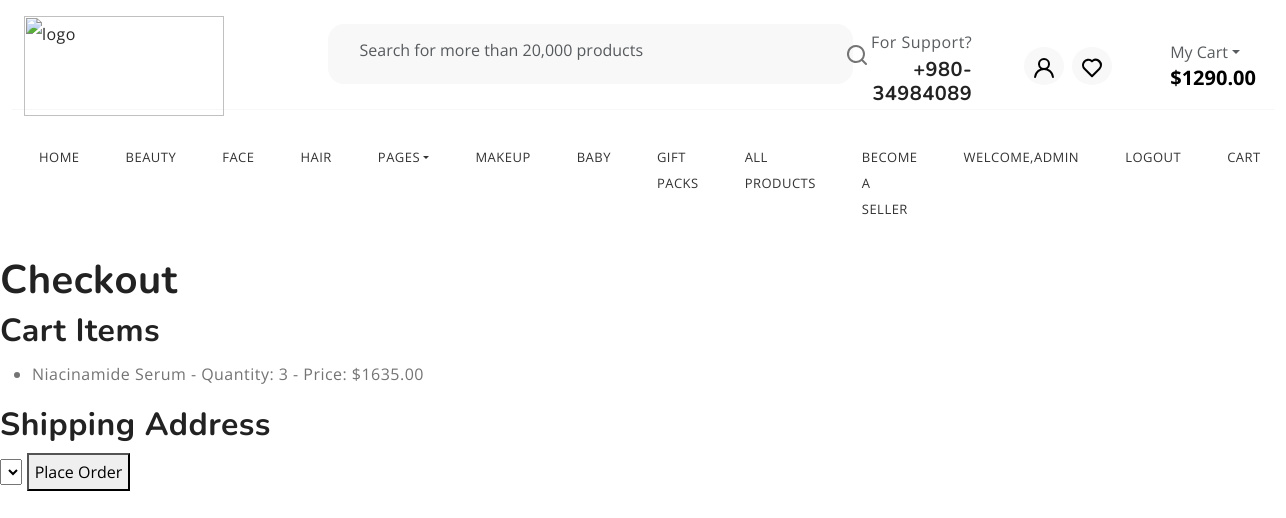
The page /checkout/ (signed in) on the database its author committed.
### Home/models.py (models this page shows, shortened)
class CustomUser(AbstractUser):
    is_customer = models.BooleanField(default=False)
    is_seller = models.BooleanField(default=False)
    class Meta:
        unique_together = ('username', 'email')

class Cart(models.Model):
    user = models.ForeignKey(CustomUser,on_delete=models.CASCADE)
    products = models.ForeignKey(Product,on_delete=models.CASCADE)
    product_quantity = models.IntegerField(null=False,blank=False)
    created_at = models.DateTimeField(auto_now_add=True)
    checked_out = models.BooleanField(default=False)
    @property
    def total_cost(self):
        return self.product_quantity*self.products.selling_price

class Product(models.Model):
    STATUS_CHOICES = (
        ('pending', 'Pending Review'),
        ('approved', 'Approved'),
        ('rejected', 'Rejected'),
    )
    ProductID = models.AutoField(primary_key=True)
    SubCategoryID = models.ForeignKey(SubCategory, on_delete=models.CASCADE)
    SellerID = models.ForeignKey(Seller, on_delete=models.CASCADE)
    ProductName = models.CharField(max_length=100)
    Description = RichTextUploadingField(null=True,blank=True)
    Ingredients = RichTextUploadingField(null=True,blank=True)
    original_Price = models.DecimalField(max_digits=10, decimal_places=2)
    selling_price = models.DecimalField(max_digits=10, decimal_places=2)
    StockQuantity = models.PositiveIntegerField()
    reorderlevel = models.PositiveIntegerField()
    image1 = models.ImageField(upload_to=getFileName, null=True, blank=True)
    image2 = models.ImageField(upload_to=getFileName, null=True, blank=True)
    bestseller = models.BooleanField(default=False,help_text="0-default,1-bestseller")
    hide = models.BooleanField(default=False, help_text="0-show,1-hidden")
    status = models.CharField(max_length=10, choices=STATUS_CHOICES, default='pending')

### Home/views.py (the view, shortened to what this page needs)
# urls.py: path('checkout/', views.checkout, name='checkout'),
def checkout(request):
    user = request.user
    cart_items = Cart.objects.filter(user=user, checked_out=False)
    addresses = Address.objects.filter(user=user)
    context = {
        'cart_items': cart_items,
        'addresses': addresses
    }
    return render(request, 'checkout.html', context)

### templates/checkout.html (shortened to what this page needs)
{% extends "base.html" %}
{% load static %}
{% block content %}
<!DOCTYPE html>
<html lang="en">
<head>
</head>
<body>
    <h1>Checkout</h1>
    <h2>Cart Items</h2>
    <ul>
        {% for item in cart_items %}
            <li>{{ item.products.ProductName }} - Quantity: {{ item.product_quantity }} - Price: ${{ item.total_cost }}</li>
        {% endfor %}
    </ul>
    <h2>Shipping Address</h2>
    <form method="POST" action="{% url 'checkout' %}">
        <select name="shipping_address" required>
        </select>
        <button type="submit">Place Order</button>
    </form>
</body>
</html>
</html>
  {% endblock content %}

### templates/base.html (shortened to what this page needs)
{% load static %}
<head>
    <link rel="stylesheet" href="https://cdnjs.cloudflare.com/ajax/libs/font-awesome/6.5.2/css/all.min.css" />
    <link rel="stylesheet" href="https://cdn.jsdelivr.net/npm/swiper@9/swiper-bundle.min.css">
    <link href="https://cdn.jsdelivr.net/npm/bootstrap@5.3.0-alpha3/dist/css/bootstrap.min.css" rel="stylesheet">
    <link rel="stylesheet" href="css/style.css">
    <link rel="stylesheet" href="https://cdn.datatables.net/1.11.6/css/jquery.dataTables.min.css">
</head>
<body>
<header>
    <div class="container-fluid">
      <div class="row py-3 border-bottom" style="height:110px;">
        <div class="col-sm-4 col-lg-3 text-center text-sm-start">
          <div class="main-logo">
            <a href="{% url "index" %}">
              <img src="{% static 'assets/logo1.png' %}" alt="logo" class="img-fluid" style="height:100px;width:200px">
            </a>
          </div>
        </div>
        <div class="col-sm-6 offset-sm-2 offset-md-0 col-lg-5 d-none d-lg-block" >
          <div class="search-bar row bg-light p-2 my-2 rounded-4" style="height:60px;align-items:center">
            <div class="col-11 col-md-7">
              <form id="search-form" class="text-center" action="index.html" method="post">
                <input type="text" class="form-control border-0 bg-transparent" style="width:550px;" placeholder="Search for more than 20,000 products" />
              </form>
            </div>
            <div class="col-3">
              <svg xmlns="http://www.w3.org/2000/svg" width="24" height="24" viewBox="0 0 24 24" style="margin-left:200px;margin-top:-6px"><path fill="currentColor" d="M21.71 20.29L18 16.61A9 9 0 1 0 16.61 18l3.68 3.68a1 1 0 0 0 1.42 0a1 1 0 0 0 0-1.39ZM11 18a7 7 0 1 1 7-7a7 7 0 0 1-7 7Z"/></svg>
            </div>
          </div>
        </div>
        <div class="col-sm-8 col-lg-4 d-flex justify-content-end gap-5 align-items-center mt-4 mt-sm-0 justify-content-center justify-content-sm-end">
          <div class="support-box text-end d-none d-xl-block">
            <span class="fs-6 text-muted">For Support?</span>
            <h5 class="mb-0">+980-34984089</h5>
          </div>
          <ul class="d-flex justify-content-end list-unstyled m-0">
            {% if request.user.is_authenticated %}
            <li>
              <a href="{% url 'edit_profile' %}" class="rounded-circle bg-light p-2 mx-1">
                <svg width="24" height="24" viewBox="0 0 24 24" style="color:black;"><use xlink:href="#user"></use></svg>
              </a>
            </li>
            {% else %}
            <li>
              <a href="{% url 'customer_login' %}" class="rounded-circle bg-light p-2 mx-1">
                <svg width="24" height="24" viewBox="0 0 24 24" style="color:black;"><use xlink:href="#user"></use></svg>
              </a>
            </li>
            {% endif %}
            <li>
              <a href="#" class="rounded-circle bg-light p-2 mx-1">
                <svg width="24" height="24" viewBox="0 0 24 24" style="color:black;"><use xlink:href="#heart"></use></svg>
              </a>
            </li>
          </ul>
          <div class="cart text-end d-none d-lg-block dropdown">
            <button class="border-0 bg-transparent d-flex flex-column gap-2 lh-1" type="button" data-bs-toggle="offcanvas" data-bs-target="#offcanvasCart" aria-controls="offcanvasCart">
              <span class="fs-6 text-muted dropdown-toggle">My Cart</span>
              <span class="cart-total fs-5 fw-bold">$1290.00</span>
            </button>
          </div>
        </div>
      </div>
    </div>
    <div class="container-fluid">
      <div class="row py-3">
        <div class="d-flex  justify-content-center justify-content-sm-between align-items-center">
          <nav class="main-menu d-flex navbar navbar-expand-lg">
            <div class="offcanvas offcanvas-end" tabindex="-1" id="offcanvasNavbar" aria-labelledby="offcanvasNavbarLabel">
              <div class="offcanvas-body d-flex justify-content-center">
                <ul class="navbar-nav justify-content-end menu-list list-unstyled d-flex gap-md-3 mb-0" style=" margin: 0 auto;">
                  <li class="nav-item active">
                    <a href="#women" class="nav-link">Home</a>
                  </li>
                  <li class="nav-item dropdown">
                    <a href="#men" class="nav-link">Beauty</a>
                  </li>
                  <li class="nav-item">
                    <a href="#kids" class="nav-link">Face</a>
                  </li>
                  <li class="nav-item">
                    <a href="#accessories" class="nav-link">Hair</a>
                  </li>
                  <li class="nav-item dropdown">
                    <a class="nav-link dropdown-toggle" role="button" id="pages" data-bs-toggle="dropdown" aria-expanded="false">Pages</a>
                  </li>
                  <li class="nav-item">
                    <a href="#accessories" class="nav-link">Makeup</a>
                  </li>
                  <li class="nav-item">
                    <a href="#accessories" class="nav-link">Baby</a>
                  </li>
                  <li class="nav-item">
                    <a href="#accessories" class="nav-link">Gift Packs</a>
                  </li>
                  <li class="nav-item">
                    <a href="#brand" class="nav-link">All Products</a>
                  </li>
                  <li class="nav-item">
                    <a href="{%url 'seller_login' %}" class="nav-link">Become a seller</a>
                  </li>
                  {% if request.user.is_authenticated %}
                  <li class="nav-item">
                    <a href="#brand" class="nav-link">welcome,{{ request.user.username }}</a>
                  </li>
                  <li class="nav-item">
                    <a href="{% url 'logout' %}" class="nav-link">Logout</a>
                  </li>
                  <li class="nav-item">
                    <a href="{% url 'cart' %}" class="nav-link">Cart</a>
                  </li>
                  {% endif %}
                </ul>
              </div>
            </div>
          </nav>
        </div>
      </div>
    </div>
  </header>
{% block content %}{% endblock content %}
</body>

### static/css/style.css (style rules this page uses)
:root { --header-height : 160px; --header-height-min : 80px; }
:root { --accent-color : #FFC43F; --dark-color : #222222; --light-dark-color : #727272; --light-color : #fff; --grey-color : #dbdbdb; --light-grey-color : #fafafa; --primary-color : #6995B1; --light-primary-color : #eef1f3; }
:root { --body-font : "Open Sans", sans-serif; --heading-font : "Nunito", sans-serif; }
body { --bs-link-color: #333; --bs-link-hover-color:#333; --bs-link-color-rgb: 40,40,40; --bs-link-hover-color-rgb: 0,0,0; --bs-light-rgb: 248, 248, 248; --bs-font-sans-serif: "Open Sans", sans-serif; --bs-body-font-family: var(--bs-font-sans-serif); --bs-body-font-size: 1rem; --bs-body-font-weight: 400; --bs-body-line-height: 2; --bs-body-color: #747474; --bs-primary: #FFC43F; --bs-primary-rgb: 255, 196, 63; --bs-success: #a3be4c; --bs-success-rgb: 163, 190, 76; --bs-primary-bg-subtle: #FFF9EB; --bs-success-bg-subtle: #eef5e5; --bs-border-color: #F7F7F7; --bs-secondary-rgb: 230, 243, 251; --bs-danger-rgb: 249, 235, 231; --bs-warning-rgb: 255, 249, 235; --bs-info-rgb: 230, 243, 250; }
body { letter-spacing: 0.03em; }
h1,h2,h3,h4,h5,h6 { font-family: var(--heading-font); color: var(--dark-color); font-weight: 700; }
.container, .container-fluid, .container-lg, .container-md, .container-sm, .container-xl, .container-xxl { --bs-gutter-x: 3rem; }
.container-fluid { max-width: 1600px; }

### templates/base.html (style rules this page uses)
.offcanvas-body ul.menu-list { margin: 0 auto; }
.offcanvas-body ul.menu-list li.nav-item a.nav-link { font-size: small; color: #333; text-transform: uppercase; padding: 10px 15px; border-radius: 5px; transition: background-color 0.3s ease; }

### rows shown on the page
CustomUser: user.username "ADMIN"
Cart: products.ProductName "Niacinamide Serum", product_quantity "3", total_cost "1635.00"
